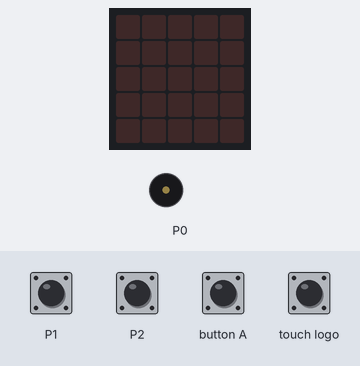
The program below on a simulated BBC micro:bit running MicroPython. On the bench: the board's 5×5 LED display, buzzer (waves = sounding). Inputs (shaded band) come from the test bench.

Above: at 1.2 s.
1.3 s: touch pin P1 pressed for 0.15 s
At 2.2 s:
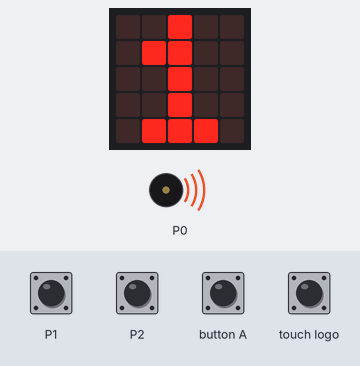
3.9 s: touch logo pressed for 0.15 s
At 4.8 s:
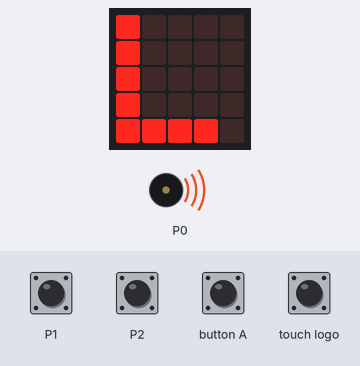
6.5 s: button A pressed for 0.15 s
At 7.3 s:
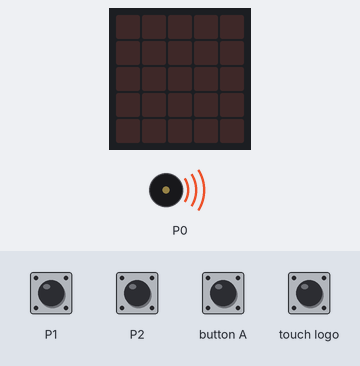
9.3 s: touch pin P2 pressed for 0.15 s
At 10.2 s:
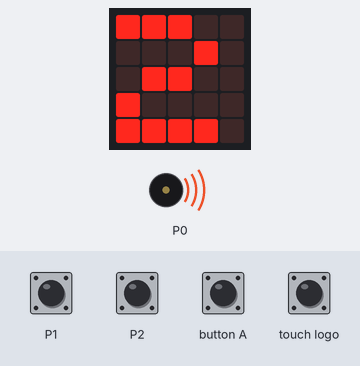
Timing chart, 0 to 12.3 s (numbered marks = the images above; inputs shaded):
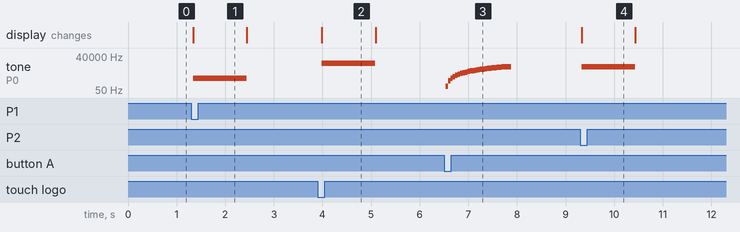

The program:

Day_2_-_Pin_Music.py
```python
# Program that plays a different tone/jingle based on the pin
# that is touched
# EPIC 2022
# Paul Hummel

from microbit import *
import music

#pin0.set_touch_mode(pin0.CAPACITIVE)
pin1.set_touch_mode(pin1.CAPACITIVE)
pin2.set_touch_mode(pin2.CAPACITIVE)
pin_logo.set_touch_mode(pin_logo.CAPACITIVE)

# Code in a 'while True:' loop repeats forever
while True:
#    if (pin0.is_touched()):
#        music.play(music.BIRTHDAY, wait=False)
#        display.show(0)
#        sleep(1000)
    if (pin1.is_touched()):
        #music.play(music.BLUES, wait=False)
        music.pitch(500)
        display.show(1)
        sleep(1000)
    elif (pin2.is_touched()):
        #music.play(music.CHASE, wait=False)
        music.pitch(5000)
        display.show(2)
        sleep(1000)
    elif (pin_logo.is_touched()):
        #music.play(music.DADADADUM, wait=False)
        music.pitch(10000)
        display.show("L")
        sleep(1000)
    elif (button_a.is_pressed()): #whistle
        for freq in range(100,5000,200):
            music.pitch(freq)
            sleep(50)
    else:
        music.stop()
        display.clear()
    sleep(100)
```

Measured:
- after the input at 1.3 s, tone on P0: silent → 500 Hz at once, → silent 1.1 s later; the display: changes at once (image 1)
- after the input at 3.9 s, tone on P0: silent → 10000 Hz after 0.09 s, → silent 1.1 s later; the display: changes after 0.09 s (image 2)
- after the input at 6.5 s, tone on P0: plays 100 Hz for 0.05 s, 300 Hz for 0.05 s, 500 Hz for 0.05 s, 700 Hz for 0.05 s, 900 Hz for 0.05 s, 1100 Hz for 0.05 s … (25 notes in this stretch), starting at once
- after the input at 9.3 s, tone on P0: silent → 5000 Hz at once, → silent 1.1 s later; the display: changes at once (image 4)
